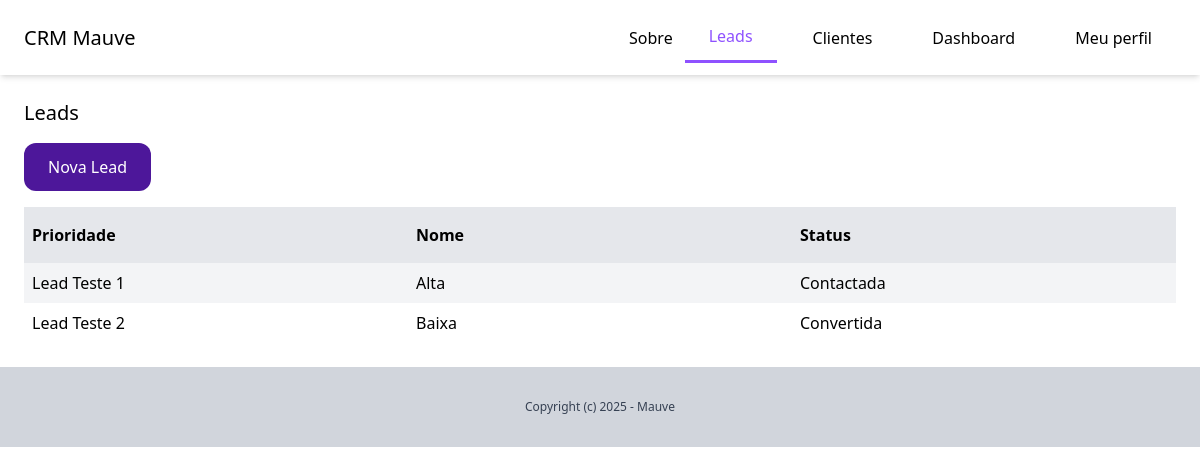
The app's page /dashboard/leads/ (signed in), older data.
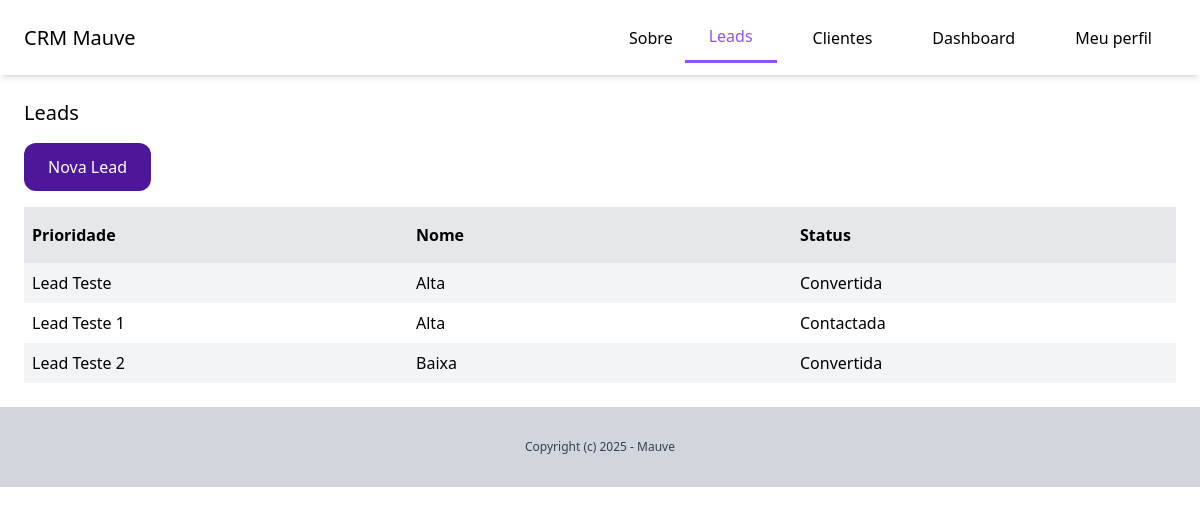
The same page, newer data.
### lead/models.py (models this page shows, shortened)
class Lead(models.Model):
    LOW = 'baixa'
    MEDIUM = 'media'
    HIGH = 'alta'
    CHOICES_PRIORITY = [
        (LOW, 'Baixa'),
        (MEDIUM, 'Média'),
        (HIGH, 'Alta')
    ]
    NOVO = 'novo'
    CONT = 'contactada'
    CONV = 'convertida'
    PERD = 'perdida'
    CHOICES_STATUS = [
        (NOVO, 'Novo'),
        (CONT, 'Contactada'),
        (CONV, 'Convertida'),
        (PERD, 'Perdida'),
    ]
    team = models.ForeignKey(Team, related_name='leads', on_delete=models.CASCADE)
    nome = models.CharField(max_length=255)
    email = models.EmailField()
    sobre = models.CharField(blank=True, null=True)
    prioridade = models.CharField(max_length=10, choices=CHOICES_PRIORITY, default=MEDIUM)
    status = models.CharField(max_length=10, choices=CHOICES_STATUS, default=NOVO)
    convertida_para_client = models.BooleanField(default=False)
    criada_por = models.ForeignKey(User, related_name='leads', on_delete=models.CASCADE)
    criada_em = models.DateTimeField(auto_now_add=True)
    modificada_em = models.DateTimeField(auto_now=True)
    class Meta:
        ordering = ('nome',)

### lead/views.py (the view)
# urls.py: path('', views.LeadListView.as_view(), name='lista'),
class LeadListView(ListView):
    model = Lead
    def get_queryset(self):
        queryset = super(LeadListView, self).get_queryset()
        queryset = queryset.filter(
            criada_por=self.request.user, convertida_para_client=False)
        return queryset
    @method_decorator(login_required)
    def dispatch(self, *args, **kwargs):
        return super().dispatch(*args, **kwargs)

### lead/templates/lead/lead_list.html (shortened to what this page needs)
{% extends 'core/base.html' %}
{% block content %}
    <div class="py-6 px-6">
        <h1 class="mb-4 text-xl">Leads</h1>
        <a href="{% url 'leads:add' %}" class="py-3 px-6 inline-block text-white bg-violet-900 rounded-xl hover:bg-violet-600">Nova Lead</a>
        <div class="flex justify-between mt-4">
            <p class="py-4 px-2 bg-gray-200 w-full font-semibold">Prioridade</p>
            <p class="py-4 px-2 bg-gray-200 w-full font-semibold">Nome</p>
            <p class="py-4 px-2 bg-gray-200 w-full font-semibold">Status</p>
        </div>
        {% for lead in object_list %}
            <div class="flex justify-between">
                <p class="py-2 px-2  w-full {% cycle 'bg-gray-100' '' %}">
                    <a href="{% url 'leads:sobre' lead.id %}">{{ lead.nome }}</a>
                </p>
                <p class="py-2 px-2  w-full {% cycle 'bg-gray-100' '' %}">
                    {{ lead.get_prioridade_display }}
                </p>
                <p class="py-2 px-2  w-full {% cycle 'bg-gray-100' '' %}">
                    {{ lead.get_status_display }}
                </p>
            </div>
        {% empty %}
            <p class="py-2 px-2 text-gray-900">Você ainda não cadastrou nenhuma lead</p>
        {% endfor %}
    </div>
{% endblock %}

Row changes from the older to the newer data that the page shows:
now on this page (row edited): Lead: nome "Lead Teste", prioridade "Alta", status "Convertida"
